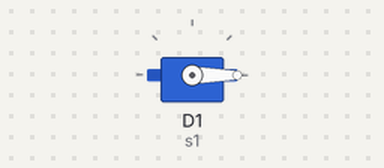
This sketch was run on a simulated ESP8266 (NodeMCU). Parts: servo.

Above: at 0.05 s.
Timing chart, 0 to 4.6 s (numbered marks = the images above):
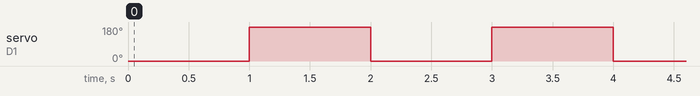

The sketch:

motor_project.ino
```cpp
#include<Servo.h>
Servo s1;
void setup() {
  s1.attach(D1);


}

void loop() {
  s1.write(0);
  delay(1000);
  s1.write(180);
  delay(1000);
  s1.write(0);

}
```

Measured:
- by itself, servo on D1 (s1): alternates 180° for 1.0 s and 0° for 1.0 s
